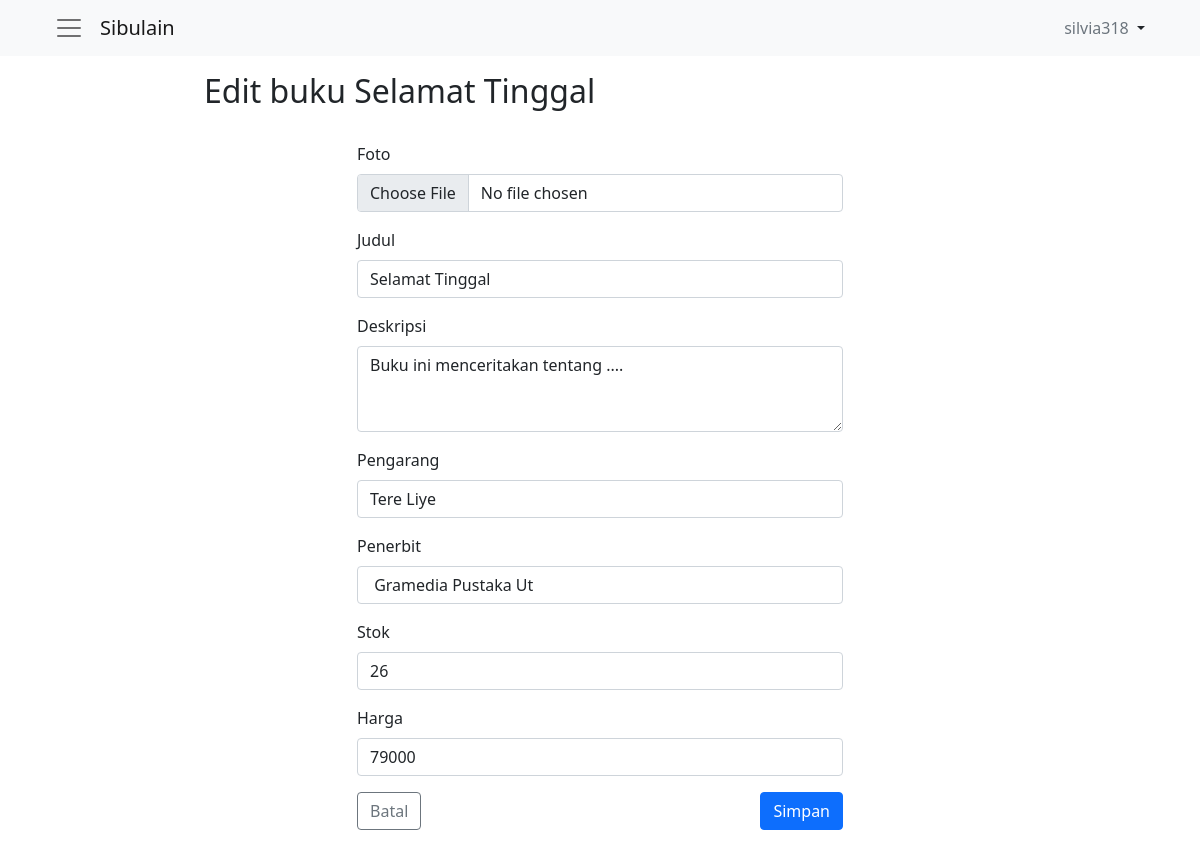
Page /edit.php?hal=edit&kd_buku=18 (signed in) on the earlier database version.
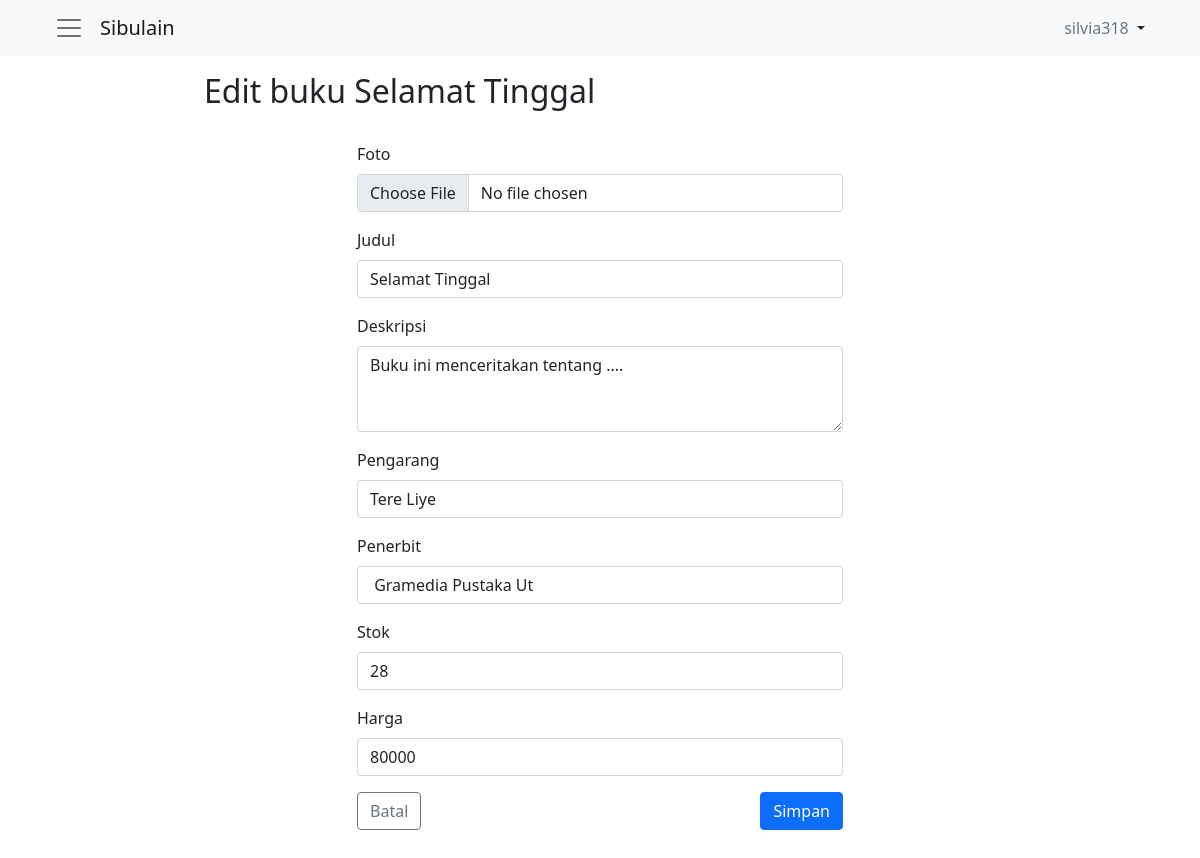
Same page on the later database version.
### tables this page shows
CREATE TABLE `buku` (
  `kd_buku` int(11) NOT NULL,
  `foto` varchar(200) NOT NULL,
  `judul` varchar(100) NOT NULL,
  `deskripsi` varchar(200) NOT NULL,
  `pengarang` varchar(30) NOT NULL,
  `penerbit` varchar(20) NOT NULL,
  `stok` int(11) NOT NULL,
  `harga` bigint(20) NOT NULL
);

### edit.php (the view, shortened to what this page needs)
<?php
$username = $_SESSION["username"];
require_once('components.php');
$components = new Components();
include "koneksi.php";
if ($_GET['hal'] == "edit") {
    $sql = "SELECT * FROM buku WHERE kd_buku ='$_GET[kd_buku]'";
    $query = mysqli_query($conn, $sql);
    $prd = mysqli_fetch_array($query);
    if ($prd) {
        $Judul = $prd['judul'];
        $Deskripsi = $prd['deskripsi'];
        $Pengarang = $prd['pengarang'];
        $Penerbit = $prd['penerbit'];
        $stok = $prd['stok'];
        $Harga = $prd['harga'];
    }
}
?>
<!doctype html>
<html lang="en">
<head>
    <link href="https://cdn.jsdelivr.net/npm/bootstrap@5.1.3/dist/css/bootstrap.min.css" rel="stylesheet">
</head>
<body>
    <?= $components->sidebar($username) ?>
    <div>
        <div class="row py-3">
            <div class="col-10 col-md-8 mx-auto">
                <div class="col-sm">
                    <h2>Edit buku <?= $Judul ?></h2>
                </div>
            </div>
        </div>
    </div>
    <div>
        <div class="row py-2">
            <div class="col-10 col-md-5 mx-auto pb-5">
                <form action="" method="POST">
                    <div class="mb-3">
                        <label for="gambar" class="form-label">Foto</label>
                        <input class="form-control" type="file" name="Foto" id="gambar" required>
                    </div>
                    <div class="mb-3">
                        <label for="judul" class="form-label">Judul</label>
                        <input type="text" class="form-control" id="judul" name="Judul" placeholder="Judul buku" value="<?= $Judul ?>" required>
                    </div>
                    <div class="mb-3">
                        <label for="deskripsi" class="form-label">Deskripsi</label>
                        <textarea class="form-control" id="deskripsi" rows="3" name="Deskripsi"><?= $Deskripsi ?></textarea>
                    </div>
                    <div class="mb-3">
                        <label for="pengarang" class="form-label">Pengarang</label>
                        <input type="text" class="form-control" id="pengarang" name="Pengarang" placeholder="J. K. Rowling" value="<?= $Pengarang ?>" required>
                    </div>
                    <div class="mb-3">
                        <label for="penerbit" class="form-label">Penerbit</label>
                        <input type="text" class="form-control" id="penerbit" name="Penerbit" placeholder="Gramedia" value="<?= $Penerbit ?>" required>
                    </div>
                    <div class="mb-3">
                        <label for="stok" class="form-label">Stok</label>
                        <input type="number" class="form-control" id="stok" name="stok" placeholder="1000" value="<?= $stok ?>" required>
                    </div>
                    <div class="mb-3">
                        <label for="harga" class="form-label">Harga</label>
                        <input type="number" class="form-control" id="harga" name="Harga" placeholder="RP.54,000" value="<?= $Harga ?>" required>
                    </div>
                    <div class="d-flex justify-content-between">
                        <button class="btn btn-outline-secondary" type="reset">Batal</button>
                        <button class="btn btn-primary" type="submit" name="submit">Simpan</button>
                    </div>
                </form>
            </div>
        </div>
    </div>
    </main>
</body>
</html>

Differences in the rows shown:
changed buku "Selamat Tinggal": stok "26" → "28"; Harga "79000" → "80000"
